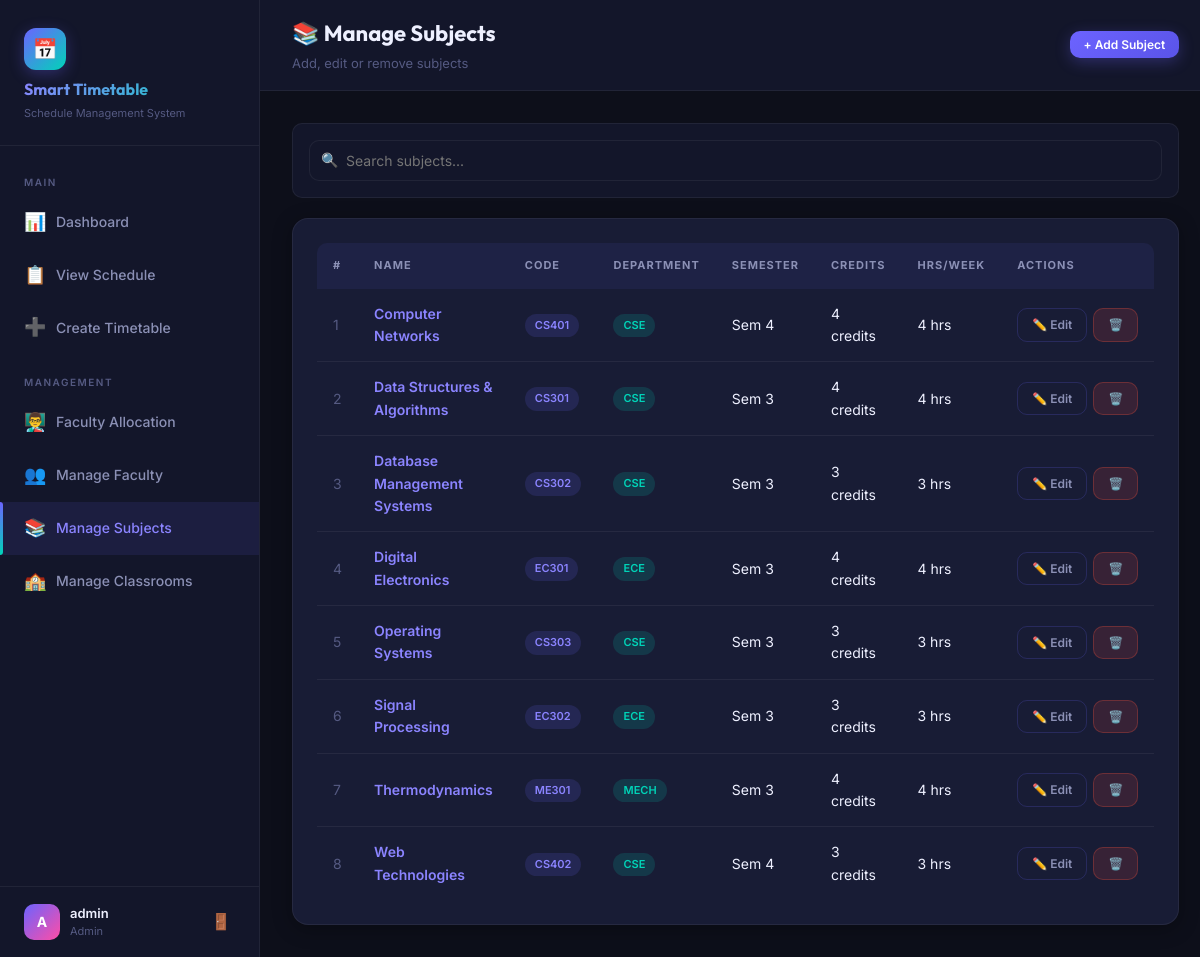
Page /manage_subjects.php (signed in) on the committed database.
### tables this page shows
CREATE TABLE IF NOT EXISTS subjects (
    id INT AUTO_INCREMENT PRIMARY KEY,
    name VARCHAR(150) NOT NULL,
    code VARCHAR(30) NOT NULL UNIQUE,
    department_id INT,
    semester INT,
    credits INT DEFAULT 3,
    hours_per_week INT DEFAULT 3,
    created_at TIMESTAMP DEFAULT CURRENT_TIMESTAMP,
    FOREIGN KEY (department_id) REFERENCES departments(id) ON DELETE SET NULL
);

CREATE TABLE IF NOT EXISTS departments (
    id INT AUTO_INCREMENT PRIMARY KEY,
    name VARCHAR(100) NOT NULL,
    code VARCHAR(20) NOT NULL UNIQUE,
    created_at TIMESTAMP DEFAULT CURRENT_TIMESTAMP
);

### manage_subjects.php (the view, shortened to what this page needs)
<?php
require_once 'db.php';
$subjects = $conn->query("SELECT s.*,d.name as dept_name,d.code as dept_code FROM subjects s LEFT JOIN departments d ON d.id=s.department_id ORDER BY s.name")->fetch_all(MYSQLI_ASSOC);
?>
<!DOCTYPE html>
<html lang="en">
<head>
  <link rel="stylesheet" href="css/style.css">
</head>
<body>
<div class="app-layout">
  <?php include 'includes/sidebar.php'; ?>
  <div class="main-content">
    <div class="topbar">
      <div><div class="topbar-title">📚 Manage Subjects</div><div class="topbar-subtitle">Add, edit or remove subjects</div></div>
      <div class="topbar-actions"><button onclick="openModal('subModal')" class="btn btn-primary btn-sm">+ Add Subject</button></div>
    </div>
    <div class="page-content">
      <div class="filter-bar">
        <div class="search-input-wrap"><span class="search-icon">🔍</span>
        <input type="text" id="table-search" class="form-control search-input" placeholder="Search subjects..."></div>
      </div>
      <div class="card">
        <div class="table-wrapper">
          <table class="data-table">
            <thead><tr><th>#</th><th>Name</th><th>Code</th><th>Department</th><th>Semester</th><th>Credits</th><th>Hrs/Week</th><th>Actions</th></tr></thead>
            <tbody>
              <?php if(empty($subjects)): ?><tr><td colspan="8"><div class="empty-state"><div class="empty-icon">📚</div><h3>No subjects added yet</h3></div></td></tr>
              <?php else: foreach($subjects as $i=>$s): ?>
              <tr>
                <td style="color:var(--text-muted)"><?=$i+1?></td>
                <td style="font-weight:600;color:var(--accent-light)"><?=htmlspecialchars($s['name'])?></td>
                <td><span class="badge badge-purple"><?=htmlspecialchars($s['code'])?></span></td>
                <td><span class="badge badge-teal"><?=htmlspecialchars($s['dept_code']??'N/A')?></span></td>
                <td>Sem <?=$s['semester']?></td>
                <td><?=$s['credits']?> credits</td>
                <td><?=$s['hours_per_week']?> hrs</td>
                <td><div style="display:flex;gap:6px">
                  <a href="manage_subjects.php?edit=<?=$s['id']?>" class="btn btn-outline btn-sm">✏️ Edit</a>
                  <a href="#" onclick="confirmDelete('manage_subjects.php?delete=<?=$s['id']?>','<?=htmlspecialchars($s['name'])?>')" class="btn btn-danger btn-sm">🗑️</a>
                </div></td>
              </tr>
              <?php endforeach; endif; ?>
            </tbody>
          </table>
        </div>
      </div>
    </div>
  </div>
</div>
</body>
</html>

### css/style.css (style rules this page uses)
:root { --bg-primary: #0d0f1a; --bg-secondary: #13162a; --bg-card: #181c35; --bg-glass: rgba(255,255,255,0.05); --accent: #6c63ff; --accent-light: #8b84ff; --accent-glow: rgba(108,99,255,0.3); --teal: #00d4b8; --teal-glow: rgba(0,212,184,0.2); --orange: #ff6b35; --pink: #ff4da6; --green: #2ecc71; --red: #e74c3c; --yellow: #f39c12; --text-primary: #eef0ff; --text-secondary: #8b90b5; --text-muted: #555a82; --border: rgba(108,99,255,0.2); --border-light: rgba(255,255,255,0.06); --shadow: 0 8px 32px rgba(0,0,0,0.4); --shadow-card: 0 4px 20px rgba(0,0,0,0.3); --radius: 16px; --radius-sm: 10px; --sidebar-w: 260px; --transition: all 0.3s cubic-bezier(0.4,0,0.2,1); }
*, *::before, *::after { box-sizing: border-box; margin: 0; padding: 0; }
html { scroll-behavior: smooth; }
body { font-family: 'Inter', sans-serif; background: var(--bg-primary); color: var(--text-primary); min-height: 100vh; line-height: 1.6; }
a { text-decoration: none; color: inherit; }
button, input, select, textarea { font-family: inherit; }
.app-layout { display: flex; min-height: 100vh; }
.main-content { margin-left: var(--sidebar-w); flex: 1; display: flex; flex-direction: column; min-height: 100vh; }
.topbar { background: var(--bg-secondary); border-bottom: 1px solid var(--border-light); padding: 16px 32px; display: flex; align-items: center; justify-content: space-between; position: sticky; top: 0; z-index: 50; backdrop-filter: blur(10px); }
.topbar-title { font-size: 22px; font-weight: 700; font-family: 'Outfit', sans-serif; color: var(--text-primary); }
.topbar-subtitle { font-size: 13px; color: var(--text-muted); margin-top: 2px; }
.topbar-actions { display: flex; align-items: center; gap: 12px; }
.page-content { padding: 32px; flex: 1; }
.card { background: var(--bg-card); border: 1px solid var(--border-light); border-radius: var(--radius); padding: 24px; box-shadow: var(--shadow-card); transition: var(--transition); }
.btn { display: inline-flex; align-items: center; gap: 8px; padding: 10px 20px; border-radius: var(--radius-sm); font-size: 14px; font-weight: 600; cursor: pointer; border: none; transition: var(--transition); white-space: nowrap; }
.btn-primary { background: linear-gradient(135deg, var(--accent), #5a54e8); color: white; box-shadow: 0 4px 15px var(--accent-glow); }
.btn-outline { background: transparent; border: 1px solid var(--border); color: var(--text-secondary); }
.btn-danger { background: rgba(231,76,60,0.15); color: var(--red); border: 1px solid rgba(231,76,60,0.3); }
.btn-sm { padding: 6px 14px; font-size: 12px; }
.form-control { background: var(--bg-secondary); border: 1px solid var(--border-light); border-radius: var(--radius-sm); padding: 11px 14px; color: var(--text-primary); font-size: 14px; transition: var(--transition); outline: none; width: 100%; }
.table-wrapper { overflow-x: auto; border-radius: var(--radius-sm); }
.data-table { width: 100%; border-collapse: collapse; }
.data-table th { background: rgba(108,99,255,0.08); color: var(--text-secondary); font-size: 11px; font-weight: 700; text-transform: uppercase; letter-spacing: 1px; padding: 14px 16px; text-align: left; white-space: nowrap; }
.data-table td { padding: 14px 16px; border-bottom: 1px solid var(--border-light); font-size: 14px; color: var(--text-primary); }
.data-table tr:last-child td { border-bottom: none; }
.data-table tbody tr { transition: var(--transition); }
.badge { display: inline-flex; align-items: center; padding: 3px 10px; border-radius: 20px; font-size: 11px; font-weight: 600; }
.badge-purple { background: rgba(108,99,255,0.15); color: var(--accent-light); }
.badge-teal { background: rgba(0,212,184,0.15); color: var(--teal); }
.filter-bar { display: flex; align-items: center; gap: 12px; flex-wrap: wrap; padding: 16px; background: var(--bg-secondary); border-radius: var(--radius-sm); border: 1px solid var(--border-light); margin-bottom: 20px; }
.search-input-wrap { flex: 1; min-width: 200px; position: relative; }
.search-icon { position: absolute; left: 12px; top: 50%; transform: translateY(-50%); color: var(--text-muted); font-size: 14px; }
.search-input { padding-left: 36px !important; }

### rows in the picture
subjects: name "Computer Networks", code "CS401", department.code "CSE", semester "4", credits "4", hours_per_week "4"
subjects: name "Data Structures & Algorithms", code "CS301", department.code "CSE", semester "3", credits "4", hours_per_week "4"
subjects: name "Database Management Systems", code "CS302", department.code "CSE", semester "3", credits "3", hours_per_week "3"
subjects: name "Digital Electronics", code "EC301", department.code "ECE", semester "3", credits "4", hours_per_week "4"
subjects: name "Operating Systems", code "CS303", department.code "CSE", semester "3", credits "3", hours_per_week "3"
subjects: name "Signal Processing", code "EC302", department.code "ECE", semester "3", credits "3", hours_per_week "3"
subjects: name "Thermodynamics", code "ME301", department.code "MECH", semester "3", credits "4", hours_per_week "4"
subjects: name "Web Technologies", code "CS402", department.code "CSE", semester "4", credits "3", hours_per_week "3"

### other values in the picture
substr($_SESSION['username'] ?? 'A', 0, 1) "A"
$_SESSION['username'] "admin"
$_SESSION['role'] "Admin"
